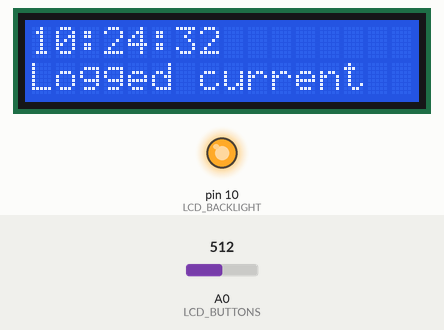
Simulated run of this sketch. Board: Arduino Uno, built with avr-gcc and run on an emulated ATmega328P. On the bench: 16×2 character LCD, output pins drawn as LEDs (lit = HIGH). The inputs (shaded band) are chosen by the test bench; at power-on: A0 (LCD_BUTTONS) = 512. The local clock reads 2024-03-15 10:24:30 at power-on unless the sketch sets it; storage starts empty.

Above: at 2.3 s.
2.4 s: A0 (LCD_BUTTONS) set to 593
6.5 s: A0 (LCD_BUTTONS) set to 615
At 8.8 s:
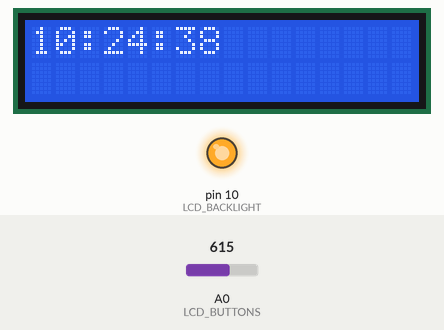
9.5 s: A0 (LCD_BUTTONS) set to 590
At 10.3 s:
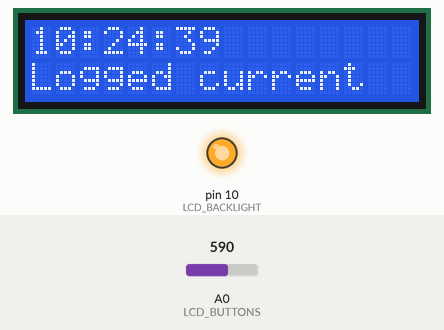
Timing chart, 0 to 12.5 s (numbered marks = the images above; inputs shaded):
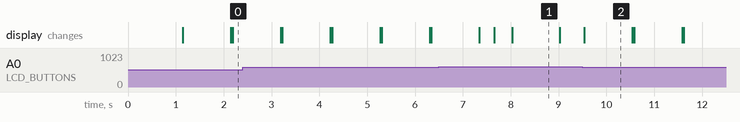

The sketch:

clock_lcd.ino
```cpp
#include "LiquidCrystal.h"
#include "RTClib.h"
#include "SD.h"
#include "Wire.h"

LiquidCrystal lcd(8, 9, 4, 5, 6, 7);
RTC_DS1307 rtc;

TimeSpan interval(0, 1, 0, 0); // Once every hour
DateTime last;

char fileName[] = "LOG00.CSV";

#define LCD_BACKLIGHT 10
#define LCD_BUTTONS 0

void setup() {
  pinMode(LCD_BACKLIGHT, OUTPUT);
  pinMode(LCD_BUTTONS, INPUT);

  lcdOn();
  lcd.begin(16, 2);
  lcd.clear();
  lcd.setCursor(0, 0);

  if (!rtc.begin()) {
    lcd.print("Cant find RTC");
    while(1) delay(10);
  }

  if (!SD.begin(10)) {
    lcd.print("Cant find SD");
    while(1) delay(10);
  }

  File logFile;
  for (uint8_t i = 0; i < 99; i++) {
    fileName[3] = i/10 + '0';
    fileName[4] = i%10 + '0';

    if (!SD.exists(fileName)) {
      logFile = SD.open(fileName, FILE_WRITE);
      break;
    }
  }

  Wire.begin();
  if (!logFile) {
    lcd.print("Cant create file");
    lcd.setCursor(0, 1);
    lcd.print(fileName);
    while(1) delay(10);
  }

  logFile.println("time,from");

  if (logFile.getWriteError()) {
    lcd.print("Cant write file");
    while(1) delay(10);
  }

  logFile.close();

  last = rtc.now();
  logIt(false);

  lcd.print("Ready! File:");
  lcd.setCursor(0, 1);
  lcd.print(fileName);
  delay(1000);
}

void loop() {
  int read;

  DateTime now = rtc.now();
  DateTime off(now + TimeSpan(0, 0, 0, 10));
  DateTime last_print = now;

  lcd.clear();
  updatePrint(now);

  while ((now = rtc.now()) < off) {
    if (now.second() != last_print.second()) {
      last_print = now;
      updatePrint(now);
    }
    read = analogRead(LCD_BUTTONS);
    if (read <= 920) {
      off = DateTime(now + TimeSpan(0,0,0,10));
      lcd.clear();
      updatePrint(now);

      if (read <= 600) {
        logIt(true);
        lcd.setCursor(0, 1);
        lcd.print("Logged current");
        delay(1000);
        lcd.clear();
      }
    }
    delay(10);
  }

  // Screen off mode

  lcdOff();
  read = analogRead(LCD_BUTTONS);
  while (read > 920) {
    if (needsLog()) {
      last = rtc.now();
      logIt(false);
    }
    read = analogRead(LCD_BUTTONS);
    delay(10);
  }
  lcdOn();
}

void lcdOn() {
  lcd.display();
  digitalWrite(LCD_BACKLIGHT, HIGH);
}

void lcdOff() {
  //lcd.clear();
  lcd.noDisplay();
  digitalWrite(LCD_BACKLIGHT, LOW);
}

bool needsLog() {
  return rtc.now() >= last + interval;
}

void logIt(bool user) {
  DateTime now = rtc.now();
  File logFile = SD.open(fileName, FILE_WRITE);

  if (!logFile) {
    lcd.print("Cant open file");
    while(1) delay(10);
  }

  logFile.print(now.day());
  logFile.print("/");
  logFile.print(now.month());
  logFile.print("/");
  logFile.print(now.year());
  logFile.print(" ");
  logFile.print(now.hour());
  logFile.print(":");
  logFile.print(now.minute());
  logFile.print(":");
  logFile.print(now.second());

  logFile.print(",");
  if (user) {
    logFile.print("user");
  } else {
    logFile.print("hourly");
  }

  logFile.println();

  if (logFile.getWriteError()) {
    lcd.print("Cant write file");
    while(1) delay(10);
  }

  logFile.close();
}

void updatePrint(DateTime now) {
  lcd.setCursor(0,0);
  lcd.print("00:00:00");
  lcd.setCursor((now.hour() < 10) ? 1 : 0, 0);
  lcd.print(now.hour());
  lcd.setCursor((now.minute() < 10) ? 4 : 3, 0);
  lcd.print(now.minute());
  lcd.setCursor((now.second() < 10) ? 7 : 6, 0);
  lcd.print(now.second());
}
```

Measured:
- the behaviour switches between 600 and 601 on A0 (LCD_BUTTONS) (found by bisection; images 0 and 1)
- after the input at 9.5 s, the display: changes at once (image 2)
- what the display in image 2 shows lasts 1.0 s, from 9.5 s to 10.5 s
